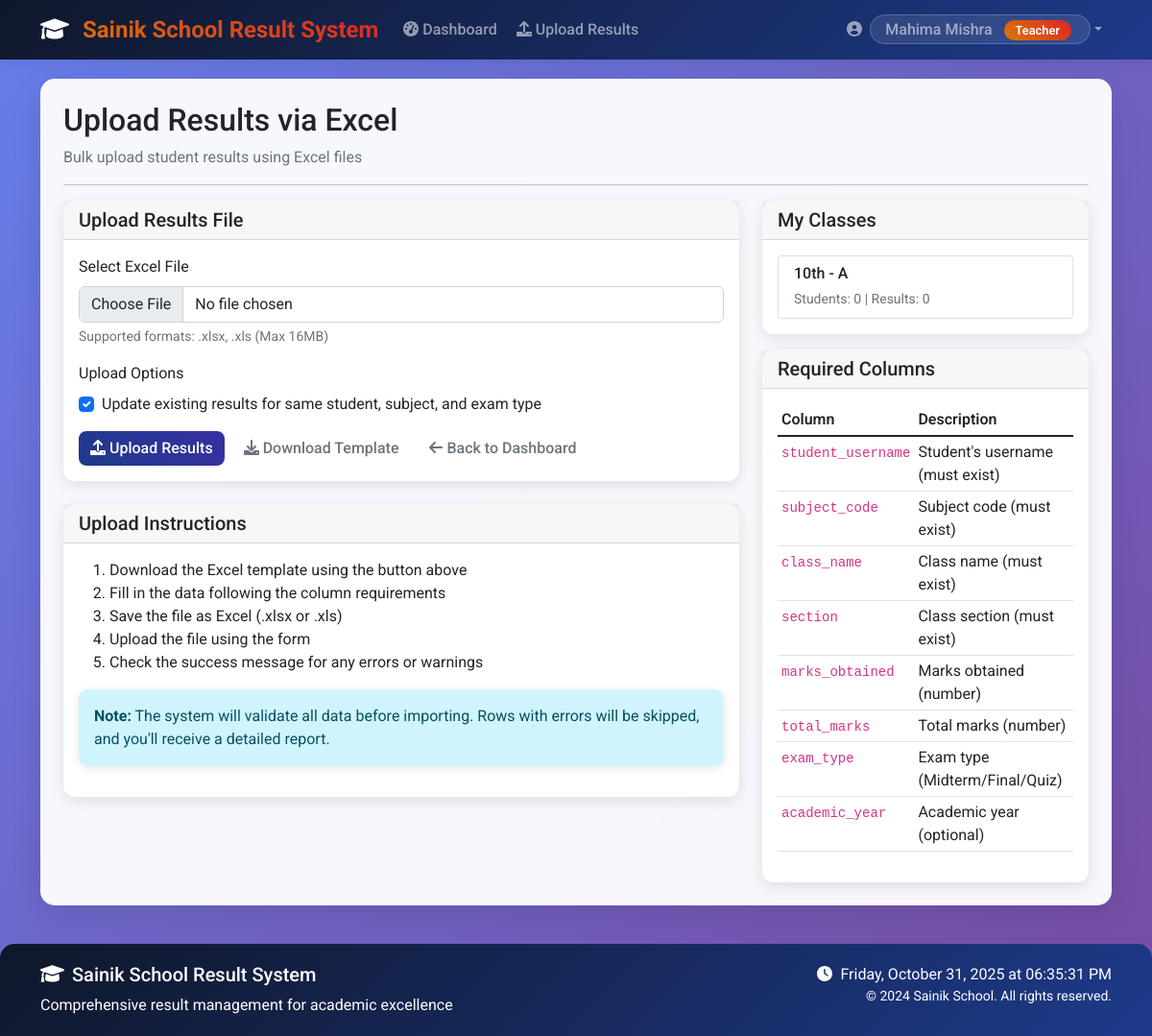
The page /teacher/upload_results (signed in) on the database its author committed.
### tables this page shows
CREATE TABLE users (
            id INTEGER PRIMARY KEY AUTOINCREMENT,
            username TEXT UNIQUE NOT NULL,
            password TEXT NOT NULL,
            role TEXT NOT NULL CHECK(role IN ('admin', 'teacher', 'student')),
            name TEXT NOT NULL,
            email TEXT,
            created_at TIMESTAMP DEFAULT CURRENT_TIMESTAMP
        );

CREATE TABLE classes (
            id INTEGER PRIMARY KEY AUTOINCREMENT,
            class_name TEXT NOT NULL UNIQUE,
            section TEXT,
            teacher_id INTEGER,
            FOREIGN KEY (teacher_id) REFERENCES users (id)
        );

### app.py (the view, shortened to what this page needs)
@app.route('/teacher/upload_results', methods=['GET', 'POST'])
@login_required
def teacher_upload_results():
    if current_user.role != 'teacher':
        flash('Access denied!', 'danger')
        return redirect(url_for('index'))
    conn = get_db_connection()
    classes = conn.execute(
        'SELECT * FROM classes WHERE teacher_id = ?', (current_user.id,)
    ).fetchall()
    conn.close()
    return render_template('teacher_upload_results.html', classes=classes)

### app.py (called while the page is built)
@login_manager.user_loader
def load_user(user_id):
    return LoginUser.get(user_id)

### auth.py (called while the page is built)
    @staticmethod
    def get(user_id):
        user = User.get_by_id(user_id)
        if user:
            return LoginUser(user.id, user.username, user.role, user.name)
        return None

### database.py (called while the page is built)
def get_db_connection():
    conn = sqlite3.connect('school_results.db')
    conn.row_factory = sqlite3.Row
    return conn

### models.py (called while the page is built)
    @staticmethod
    def get_by_id(user_id):
        conn = get_db_connection()
        user = conn.execute(
            'SELECT * FROM users WHERE id = ?', (user_id,)
        ).fetchone()
        conn.close()
        if user:
            return User(
                id=user['id'],
                username=user['username'],
                password=user['password'],
                role=user['role'],
                name=user['name'],
                email=user['email']
            )
        return None

### templates/teacher_upload_results.html
{% extends "base.html" %}
{% block content %}
<div class="row">
    <div class="col-12">
        <h2>Upload Results via Excel</h2>
        <p class="text-muted">Bulk upload student results using Excel files</p>
        <hr>
    </div>
</div>
<div class="row">
    <div class="col-md-8">
        <div class="card">
            <div class="card-header">
                <h5 class="card-title mb-0">Upload Results File</h5>
            </div>
            <div class="card-body">
                <form method="POST" enctype="multipart/form-data">
                    <div class="mb-3">
                        <label for="file" class="form-label">Select Excel File</label>
                        <input type="file" name="file" class="form-control" accept=".xlsx,.xls" required>
                        <div class="form-text">
                            Supported formats: .xlsx, .xls (Max 16MB)
                        </div>
                    </div>
                    <div class="mb-3">
                        <label class="form-label">Upload Options</label>
                        <div class="form-check">
                            <input class="form-check-input" type="checkbox" name="update_existing" id="update_existing" checked>
                            <label class="form-check-label" for="update_existing">
                                Update existing results for same student, subject, and exam type
                            </label>
                        </div>
                    </div>
                    <div class="d-flex gap-2">
                        <button type="submit" class="btn btn-primary">
                            <i class="fas fa-upload"></i> Upload Results
                        </button>
                        <a href="{{ url_for('download_template', template_type='results') }}" class="btn btn-outline-secondary">
                            <i class="fas fa-download"></i> Download Template
                        </a>
                        <a href="{{ url_for('teacher_dashboard') }}" class="btn btn-outline-secondary">
                            <i class="fas fa-arrow-left"></i> Back to Dashboard
                        </a>
                    </div>
                </form>
            </div>
        </div>
        <div class="card mt-4">
            <div class="card-header">
                <h5 class="card-title mb-0">Upload Instructions</h5>
            </div>
            <div class="card-body">
                <ol>
                    <li>Download the Excel template using the button above</li>
                    <li>Fill in the data following the column requirements</li>
                    <li>Save the file as Excel (.xlsx or .xls)</li>
                    <li>Upload the file using the form</li>
                    <li>Check the success message for any errors or warnings</li>
                </ol>
                <div class="alert alert-info">
                    <strong>Note:</strong> The system will validate all data before importing.
                    Rows with errors will be skipped, and you'll receive a detailed report.
                </div>
            </div>
        </div>
    </div>
    <div class="col-md-4">
        <div class="card">
            <div class="card-header">
                <h5 class="card-title mb-0">My Classes</h5>
            </div>
            <div class="card-body">
                {% if classes %}
                <div class="list-group">
                    {% for class in classes %}
                    <div class="list-group-item">
                        <h6 class="mb-1">{{ class.class_name }} - {{ class.section }}</h6>
                        <small class="text-muted">
                            Students: {{ class.student_count or 0 }} |
                            Results: {{ class.result_count or 0 }}
                        </small>
                    </div>
                    {% endfor %}
                </div>
                {% else %}
                <p class="text-muted">No classes assigned</p>
                {% endif %}
            </div>
        </div>
        <div class="card mt-3">
            <div class="card-header">
                <h5 class="card-title mb-0">Required Columns</h5>
            </div>
            <div class="card-body">
                <table class="table table-sm">
                    <thead>
                        <tr>
                            <th>Column</th>
                            <th>Description</th>
                        </tr>
                    </thead>
                    <tbody>
                        <tr>
                            <td><code>student_username</code></td>
                            <td>Student's username (must exist)</td>
                        </tr>
                        <tr>
                            <td><code>subject_code</code></td>
                            <td>Subject code (must exist)</td>
                        </tr>
                        <tr>
                            <td><code>class_name</code></td>
                            <td>Class name (must exist)</td>
                        </tr>
                        <tr>
                            <td><code>section</code></td>
                            <td>Class section (must exist)</td>
                        </tr>
                        <tr>
                            <td><code>marks_obtained</code></td>
                            <td>Marks obtained (number)</td>
                        </tr>
                        <tr>
                            <td><code>total_marks</code></td>
                            <td>Total marks (number)</td>
                        </tr>
                        <tr>
                            <td><code>exam_type</code></td>
                            <td>Exam type (Midterm/Final/Quiz)</td>
                        </tr>
                        <tr>
                            <td><code>academic_year</code></td>
                            <td>Academic year (optional)</td>
                        </tr>
                    </tbody>
                </table>
            </div>
        </div>
    </div>
</div>
{% endblock %}

### templates/base.html (shortened to what this page needs)
<!DOCTYPE html>
<html lang="en">
<head>
    <link href="https://cdn.jsdelivr.net/npm/bootstrap@5.1.3/dist/css/bootstrap.min.css" rel="stylesheet">
    <link rel="stylesheet" href="https://cdnjs.cloudflare.com/ajax/libs/font-awesome/6.0.0/css/all.min.css">
    <link href="{{ url_for('static', filename='css/style.css') }}" rel="stylesheet">
</head>
<body>
    <nav class="navbar navbar-expand-lg navbar-dark bg-primary sticky-top">
        <div class="container">
            <a class="navbar-brand" href="{{ url_for('index') }}">
                <i class="fas fa-graduation-cap me-2"></i>
                Sainik School Result System
            </a>
            <div class="collapse navbar-collapse" id="navbarNav">
                <ul class="navbar-nav me-auto">
                    {% if current_user.is_authenticated %}
                        {% if current_user.role == 'admin' %}
                            <li class="nav-item">
                                <a class="nav-link" href="{{ url_for('admin_dashboard') }}">
                                    <i class="fas fa-tachometer-alt me-1"></i>Dashboard
                                </a>
                            </li>
                            <li class="nav-item">
                                <a class="nav-link" href="{{ url_for('manage_users') }}">
                                    <i class="fas fa-users me-1"></i>Users
                                </a>
                            </li>
                            <li class="nav-item">
                                <a class="nav-link" href="{{ url_for('upload_data') }}">
                                    <i class="fas fa-upload me-1"></i>Bulk Upload
                                </a>
                            </li>
                        {% elif current_user.role == 'teacher' %}
                            <li class="nav-item">
                                <a class="nav-link" href="{{ url_for('teacher_dashboard') }}">
                                    <i class="fas fa-tachometer-alt me-1"></i>Dashboard
                                </a>
                            </li>
                            <li class="nav-item">
                                <a class="nav-link" href="{{ url_for('teacher_upload_results') }}">
                                    <i class="fas fa-upload me-1"></i>Upload Results
                                </a>
                            </li>
                        {% endif %}
                    {% endif %}
                </ul>
                <div class="navbar-nav ms-auto">
                    {% if current_user.is_authenticated %}
                        <div class="nav-item dropdown">
                            <a class="nav-link dropdown-toggle" href="#" id="navbarDropdown" role="button" data-bs-toggle="dropdown">
                                <i class="fas fa-user-circle me-1"></i>
                                <span class="welcome-text">
                                    {{ current_user.name }}
                                    <span class="role-badge ms-2">{{ current_user.role|title }}</span>
                                </span>
                            </a>
                        </div>
                    {% else %}
                        <a class="nav-link" href="{{ url_for('login') }}">
                            <i class="fas fa-sign-in-alt me-1"></i>Login
                        </a>
                    {% endif %}
                </div>
            </div>
        </div>
    </nav>
    <div class="container">
        <div class="main-container p-4">
            {% block content %}{% endblock %}
        </div>
    </div>
    <footer class="footer">
        <div class="container">
            <div class="row">
                <div class="col-md-6">
                    <h5><i class="fas fa-graduation-cap me-2"></i>Sainik School Result System</h5>
                    <p class="mb-0">Comprehensive result management for academic excellence</p>
                </div>
                <div class="col-md-6 text-md-end">
                    <p class="mb-0">
                        <i class="fas fa-clock me-1"></i>
                        <span id="current-time"></span>
                    </p>
                    <p class="mb-0 small">
                        &copy; 2024 Sainik School. All rights reserved.
                    </p>
                </div>
            </div>
        </div>
    </footer>
</body>
</html>

### static/css/style.css (style rules this page uses)
body { background-color: #f8f9fa; }
.card { box-shadow: 0 0.125rem 0.25rem rgba(0, 0, 0, 0.075); border: 1px solid rgba(0, 0, 0, 0.125); }
.navbar-brand { font-weight: bold; }
.table th { border-top: none; font-weight: 600; }
.alert { border: none; border-radius: 0.5rem; }
.btn { border-radius: 0.375rem; }
.form-control, .form-select { border-radius: 0.375rem; }

### templates/base.html (style rules this page uses)
:root { --sainik-blue: #1e3a8a; --sainik-red: #dc2626; --sainik-gold: #d97706; --sainik-dark: #0f172a; }
body { font-family: 'Roboto', sans-serif; background: linear-gradient(135deg, #667eea 0%, #764ba2 100%); min-height: 100vh; }
.main-container { background: rgba(255, 255, 255, 0.95); backdrop-filter: blur(10px); border-radius: 15px; box-shadow: 0 8px 32px rgba(0, 0, 0, 0.1); margin-top: 20px; margin-bottom: 20px; min-height: calc(100vh - 140px); }
.navbar-brand { font-weight: 700; font-size: 1.5rem; background: linear-gradient(45deg, var(--sainik-gold), var(--sainik-red)); -webkit-background-clip: text; -webkit-text-fill-color: transparent; background-clip: text; }
.navbar { background: linear-gradient(135deg, var(--sainik-dark), var(--sainik-blue)) !important; box-shadow: 0 2px 15px rgba(0, 0, 0, 0.1); }
.nav-link { font-weight: 500; transition: all 0.3s ease; border-radius: 5px; margin: 0 2px; }
.welcome-text { background: rgba(255, 255, 255, 0.1); padding: 5px 15px; border-radius: 20px; border: 1px solid rgba(255, 255, 255, 0.2); }
.alert { border: none; border-radius: 10px; box-shadow: 0 2px 10px rgba(0, 0, 0, 0.1); }
.footer { background: linear-gradient(135deg, var(--sainik-dark), var(--sainik-blue)); color: white; padding: 20px 0; margin-top: 40px; border-radius: 15px 15px 0 0; }
.role-badge { background: linear-gradient(45deg, var(--sainik-gold), var(--sainik-red)); color: white; padding: 3px 12px; border-radius: 15px; font-size: 0.8rem; font-weight: 600; }
.card { transition: all 0.3s ease; border: none; border-radius: 12px; box-shadow: 0 4px 15px rgba(0, 0, 0, 0.1); }
.btn { border-radius: 8px; font-weight: 500; transition: all 0.3s ease; border: none; }
.btn-primary { background: linear-gradient(45deg, var(--sainik-blue), #3730a3); }

### rows shown on the page
users: name "Mahima Mishra", role "Teacher"
classes: class_name "10th", section "A", student_count "0", result_count "0"
